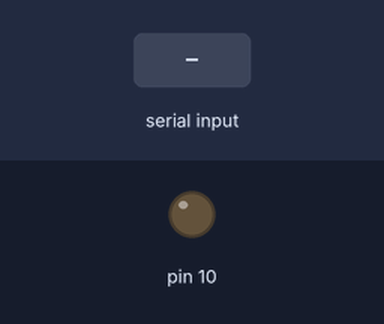
Bench run of a sketch on a simulated Arduino Uno, built with avr-gcc and run on an emulated ATmega328P. Parts: output pins drawn as LEDs (lit = HIGH). The inputs (shaded band) are chosen by the test bench.

Above: at 1.2 s.
1.3 s: "90,45\n" received over Serial
At 2.0 s:
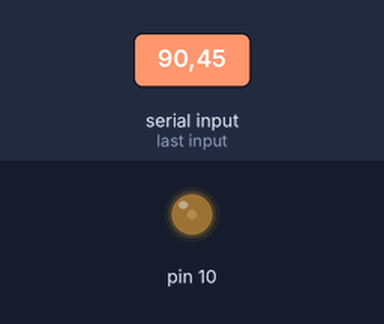
2.8 s: "30,150\n" received over Serial
At 3.2 s:
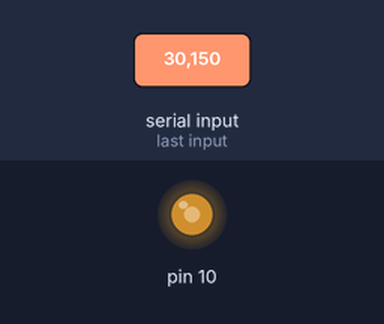
4.3 s: "200\n" received over Serial
At 5.4 s:
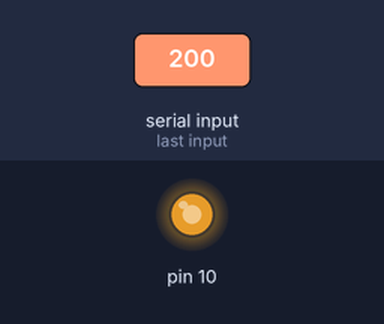
5.8 s: "90\n" received over Serial
At 6.5 s:
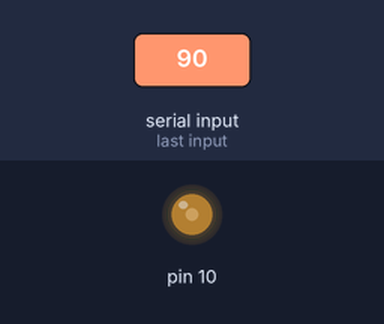
Timing chart, 0 to 8.3 s (numbered marks = the images above; inputs shaded):
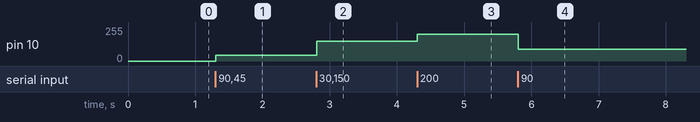

The sketch:

NR06-PWM.ino
```cpp
void setup() {
  Serial.begin(9600);
}

void loop() {
  if (Serial.available() > 0) {
    int val = Serial.parseInt();
    if (val >= 0 && val <= 245) {
      analogWrite(10, val);
    }
    while (Serial.available() > 0) {
      Serial.read();
    }
  }
}
```

Measured:
- after the input at 1.3 s, pin 10: 0/255 → 45/255 at once
- after the input at 2.8 s, pin 10: 45/255 → 150/255 at once
- after the input at 4.3 s, pin 10: 150/255 → 200/255 at once
- after the input at 5.8 s, pin 10: 200/255 → 90/255 at once
